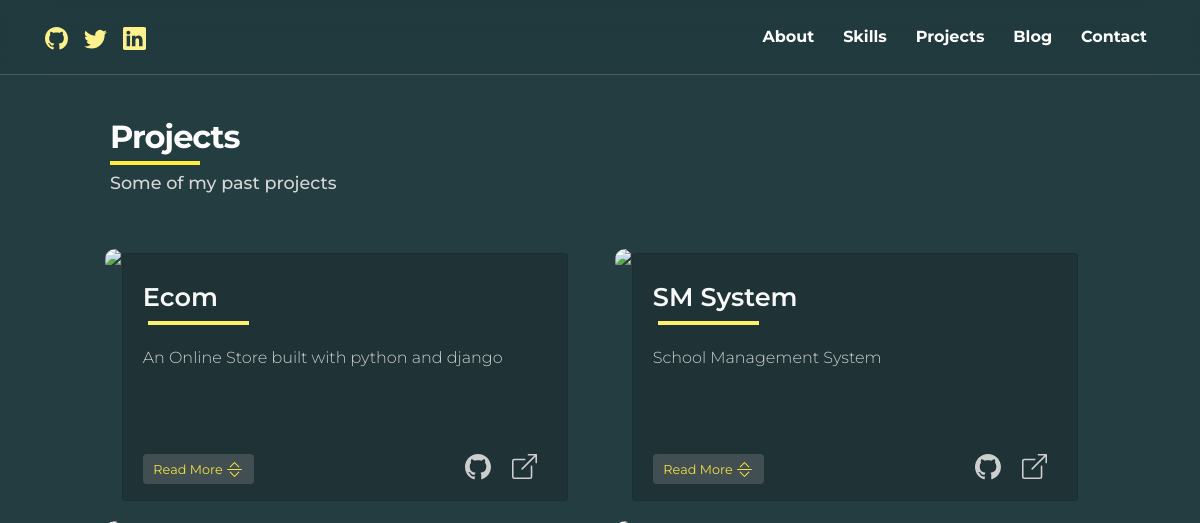
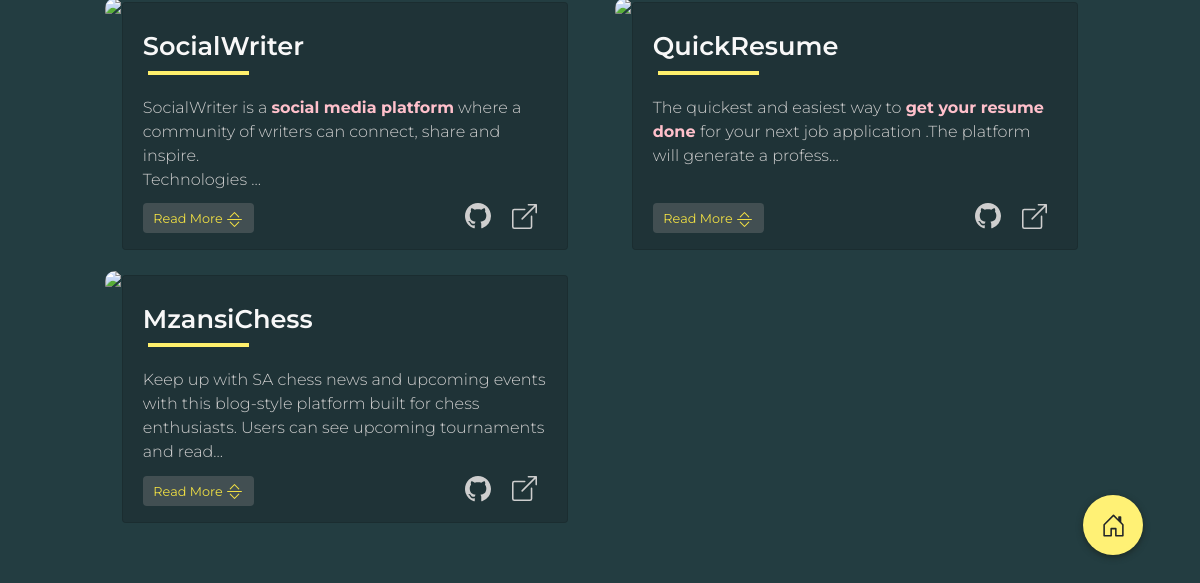
The app's page /projects/, older data (2 pictures, top to bottom).
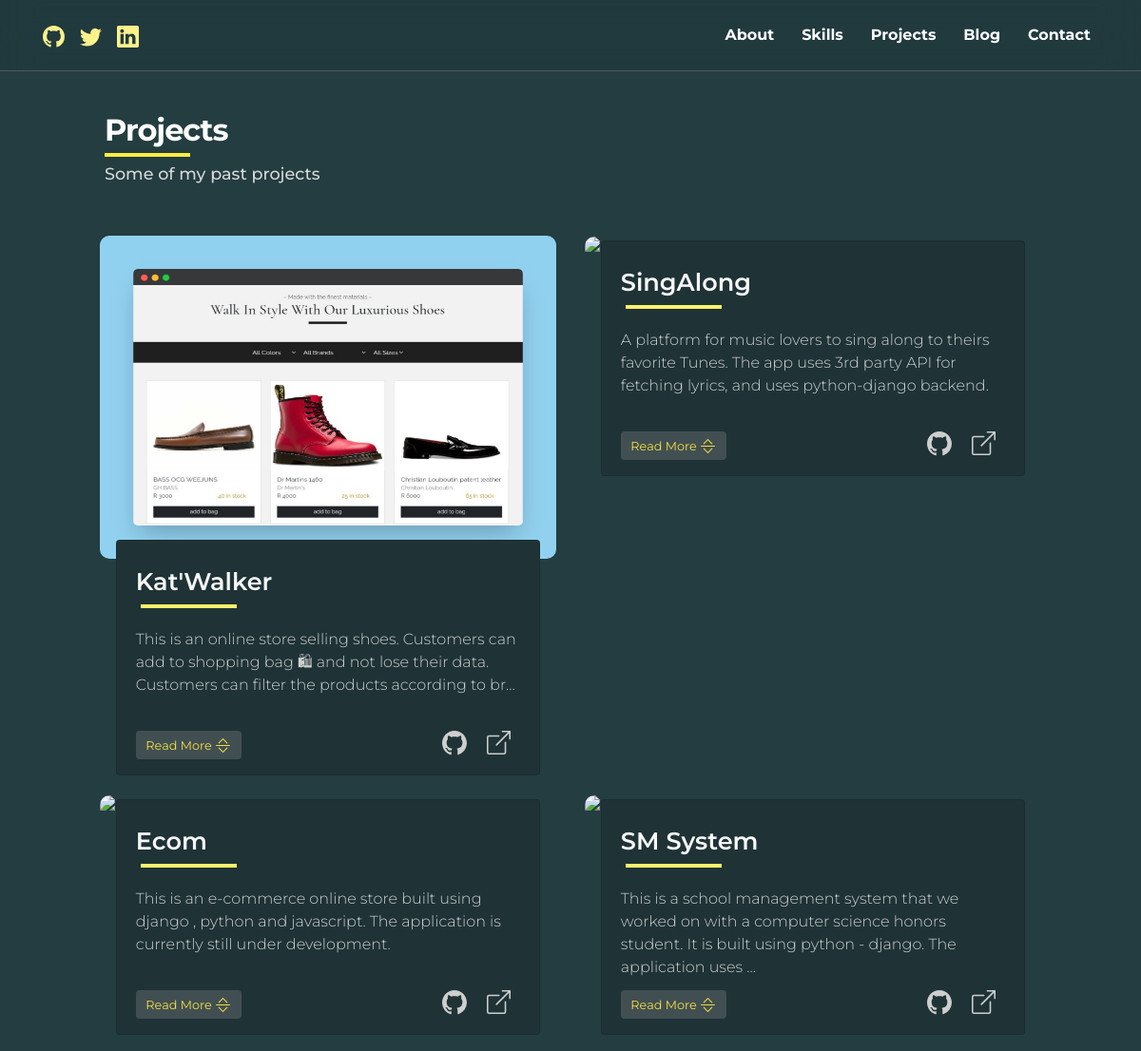
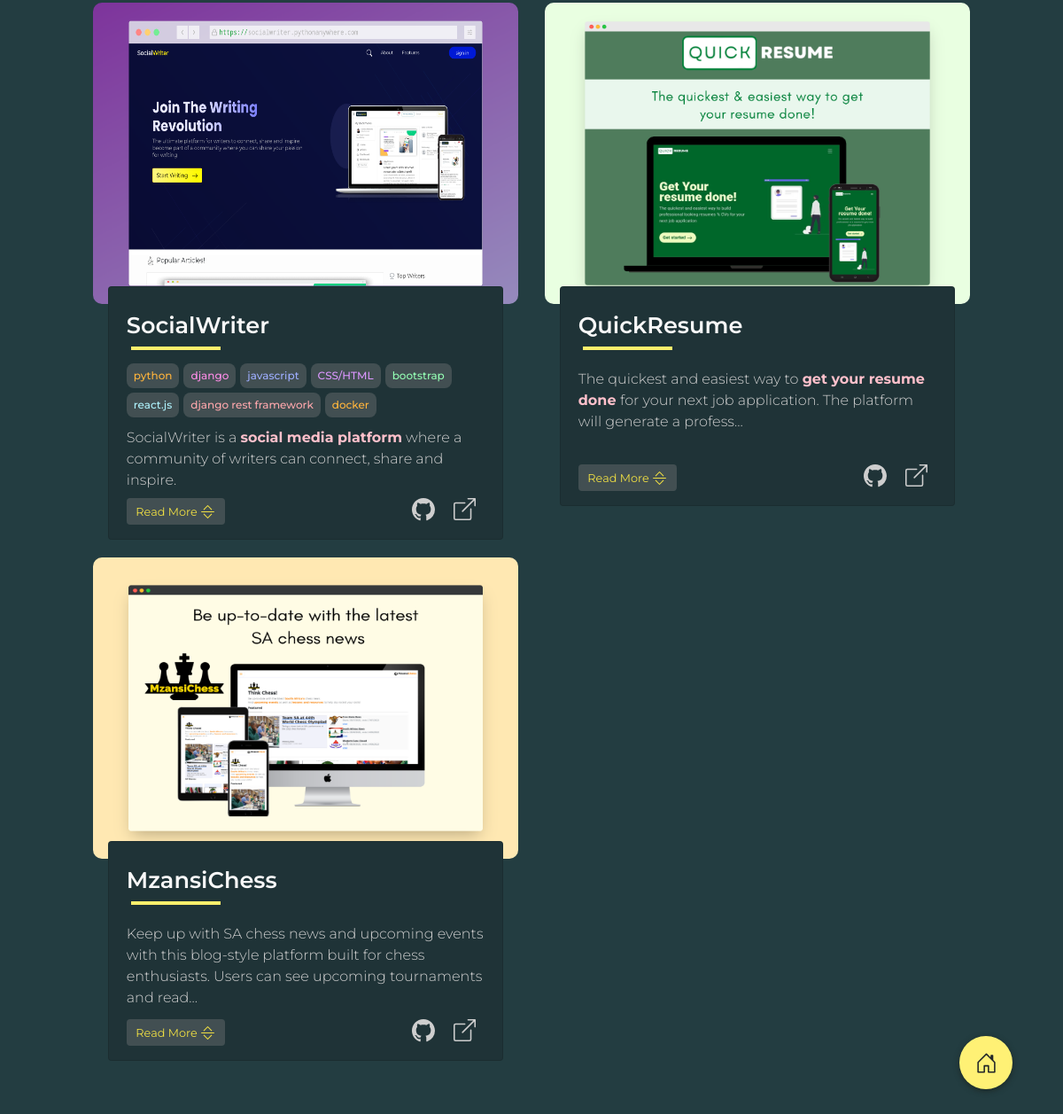
The same page, newer data (2 pictures, top to bottom).
### projects_app/models.py (models this page shows, shortened)
class Project(models.Model):
    title = models.CharField(max_length=100)
    description = models.TextField()
    thumbnail = models.ImageField(upload_to="project")
    tags = models.ManyToManyField(ProjectTag, null=True, blank=True)
    github = models.URLField(null=True , blank=True)
    live = models.URLField(null=True, blank=True)
    featured = models.BooleanField(default=False)
    demoUsername = models.CharField(max_length=250, null= True, blank= True )
    demoPassword = models.CharField(max_length=250, null= True, blank= True)
    ordering = models.IntegerField( unique = True , null= True , blank = True   )
    date_added = models.DateTimeField(auto_now_add=True, blank=True,null=True)

class ProjectTag(models.Model):
    name = models.CharField(max_length=250)

### projects_app/views.py (the view)
# urls.py: path('',views.all_projects,name="all_projects"),  # display all projects
def all_projects(request):
    projects = Project.objects.all().order_by("date_added")[::-1]
    context = {"projects":projects}
    return render(request,"projects_app/projects_list.html" ,context)

### projects_app/templates/projects_app/projects_list.html (shortened to what this page needs)
{% extends 'main_app/base.html' %}
{% load static %}
{% block content %}
<section class="project py-5" id="project">
    <div class="container-fluid project-container">
        <div>
            <h2 id="sections" style="margin-left: 5px; color: white; margin-top: 0cm; margin-bottom: 0cm">Projects</h2>
            <div style="width: 100px; overflow: hidden">
                <hr style="color: #ffec42; border: 2px #ffec42 solid; opacity: 1; margin: 5px" />
            </div>
            <p style="margin-left: 5px; color: rgb(215, 215, 215); margin-top: 0cm; margin-bottom: 3px; font-size: 1.1rem">Some of my past projects</p>
            <br /><br />
            <div class="row">
              {% for project in projects %}
              <div class="col-md-6">
                <div class="img-wrapper">
                  <img style="border-radius: 10px ;" src="{{project.thumbnail.url}}" class="img-fluid" alt="project image | cape town freelancer">
                </div>
                <div class="justify-content-center d-flex" style="position: relative;top: -20px;">
                  <div class="card"
                    style="width:93% !important; background-color: #1f3337 ; border-radius: 4px;">
                    <div style="min-height: 200px;overflow: hidden;"><br>
                      <a style="color:rgb(248, 248, 248);margin-left: 20px;margin-right: 20px;font-size: 1.6rem;font-weight: 600;"
                        href="{{project.live}}">
                        {{project.title}}
                      </a>
                      <div style="width:25%;overflow:hidden;margin-left: 20px;margin-bottom: 10px ; ">
                        <hr style="color: #ffef64 ;border: 2px #fff06c solid ; opacity: 1;margin:5px ">
                      </div>
                      <div class="d-flex tags" style="margin-left: 20px;margin-bottom: 6px; flex-wrap: wrap; ">
                        {% for tag in project.tags.all %}
                        <div style="margin:0" >
                          <div  style="background-color: #8b8b8b53 ; border-radius: 8px;margin-right: 5px;">
                            <p class="d-flex justify-content-center" style="margin-bottom: 5px;padding:5px 8px;font-size: 0.75rem; color: {% cycle '#ffb43c' '#ff8de8' '#9eaeff' '#dc97ff' '#94ffb4' '#b0f5ff' '#ffa8ad' %};">{{tag.name}}</p>
                          </div>
                        </div>
                      {% endfor %}
                    </div>
                      <p id="less-description{{project.id}}"
                        style="margin-left: 20px;margin-right: 20px;margin-bottom: 8px;color:rgb(206, 206, 206); font-size: 1rem;"
                        class="lead">
                        {{project.description|safe|truncatechars:"150"}}
                      </p>
                    </div>
                    <div class="d-flex" style="margin-top: 0cm;width: 100% !important;">
                      <button
                        id="more_btn{{project.id}}"
                        onclick="myFunction('{{project.id}}')"
                        style="margin-left: 20px;margin-bottom: 8px;width:152px;height: 30px; border-width: 1px !important; background-color: #8b8b8b53;border: none;color: #ffec42ec;"
                        class="btn-outline-warning expand_btn rounded">
                        <small> Read More </small>
                      </button>
                      <div class="d-flex justify-content-end" style="width: 100% !important; padding-bottom: 20px;">
                        <div class="col-1">
                          <div class="rounded-circle" style="background-color: #3c45ff17;">
                            <a style="color:#cecece" href="{{project.github}}">
                              <div type="button" data-bs-toggle="tooltip" data-bs-placement="top" data-bs-html="true"
                                title="View Code on <b>Github</b>">
                              </div>
                            </a>
                          </div>
                        </div>
                        <div class="col-1" style="margin-right:40px">
                          <div class="rounded-circle" style="background-color: rgba(186, 251, 182, 0.15);">
                            <a style="color: #cecece;font-weight:700;text-decoration: none;" href="{{project.live}}">
                              <div type="button" data-bs-toggle="tooltip" data-bs-placement="top" data-bs-html="true"
                                title="View Live Website ">
                              </div>
                            </a>
                          </div>
                        </div>
                      </div>
                    </div>
                  </div>
                </div>
              </div>
              {% endfor %}
            </div>
        </div>
    </div>
</section>
<footer style="height: 6rem; bottom: 0; position: fixed; width: 100%; margin-top: 2rem; ">
  <div style="width:93%" class="container-fluid">
      <div class="d-flex justify-content-end">
          <a style="color: #292929 !important;" href="{% url 'main_app:homePage' %}">
            <button style="height: 60px;width: 60px;background-color: #fff175;box-shadow: 0 2px 6px rgb(28, 40, 37);" class="btn rounded-circle" >
            </button>
          </a>
      </div>
  </div>
</footer>
{% endblock content %}

### main_app/templates/main_app/base.html (shortened to what this page needs)
<!DOCTYPE html>
<html lang="en">
    <head>
        {% load static %} {% load bootstrap5 %} {% bootstrap_css %} {% bootstrap_javascript %}
        <link rel="stylesheet" href="{% static 'css/bootstrap.min.css' %}" />
        <link rel="stylesheet" href="{% static 'css/main.css' %}" />
        <link rel="stylesheet" href="{% static 'css/highlight.css' %}" />
    </head>
    <nav class="navbar navbar-expand-lg fixed-top" style="height: 75px">
        <div class="container" style="width: 100%">
            <div class="navbar-brand" id="media-icons" style="display: flex">
                <a style="margin-right: 1rem" href="https://github.com/mokhelek">
                </a>
                <a style="margin-right: 1rem" href="https://twitter.com/Mokhele_k">
                </a>
                <a href="#">
                </a>
            </div>
            <div id="nav-menu" class="d-none d-lg-block">
                <div style="padding-left: 280px">
                    <ul class="navbar-nav me-auto mb-2 mb-lg-0">
                        <li class="nav-item">
                            <a style="color: white" class="nav-link" href="{% url 'main_app:homePage' %}#about">About </a>
                        </li>
                        <li class="nav-item">
                            <a style="color: white" class="nav-link" href="{% url 'main_app:homePage' %}#skills">Skills</a>
                        </li>
                        <li class="nav-item">
                            <a style="color: white" class="nav-link" href="{% url 'main_app:homePage' %}#project">Projects</a>
                        </li>
                        <li class="nav-item">
                            <a style="color: white" class="nav-link" href="{% url 'main_app:homePage' %}#blog">Blog</a>
                        </li>
                        <li class="nav-item">
                            <a style="color: white" class="nav-link" href="{% url 'main_app:homePage' %}#contact">Contact</a>
                        </li>
                    </ul>
                </div>
            </div>
        </div>
    </nav>
    {% block content %}{% endblock content %}
</html>

### static/css/main.css (style rules this page uses)
section { background-color: #233d41 !important; }
ul { margin: 0; padding: 0; }
ul li { list-style: none; }
a { font-weight: normal; text-decoration: none !important; transition: all 0.4s ease; }
h1, h2, h3, h4, h5, h6 { font-weight: bold; letter-spacing: -1px; }
h2 { color: #ffffff; font-size: 2.4em; font-weight: bold; }
p { color: #e8e8e8 ; }
h3, b, strong { font-weight: bold; }
.nav-link { font-weight: bold; font-size: 16px; overflow: hidden; }
@media (min-width: 767px) { h2 { font-size: 2em; } }
@media screen and (min-width: 900px) { .img-wrapper img { width: 100% ; height:350px; } }
@media screen and (min-width: 900px) { .project-container { width: 50% !important ; } }
@media screen and (min-width: 551px) { .img-wrapper img { width:100%; height: auto !important; } }
@media screen and (min-width: 551px) { .project-container { width:85% !important; } }
@media screen and (min-width: 767px) { .img-wrapper img { width: 100% ; height:250px !important; } }
@media screen and (min-width: 767px) { .project-container { width:100% !important; } }
@media screen and (min-width: 900px) { .img-wrapper img { width: 100% ; height:340px !important; } }
@media screen and (min-width: 900px) { .project-container { width: 85% !important ; } }

### main_app/templates/main_app/base.html (style rules this page uses)
#media-icons a { color: #fcf18b !important; }
.navbar { background-color: #1a2c2f23; backdrop-filter: blur(20px); -webkit-backdrop-filter: blur(10px); border-bottom: 1px rgba(128, 128, 128, 0.468) solid; }
#nav-menu { background-color: #16282b00; }
.nav-link { cursor: pointer; }

Row changes from the older to the newer data that the page shows:
added Project: thumbnail (picture), title "Kat'Walker", description "This is an online store selling shoes. Customers can add to shopping bag 🛍 and not lose their data. Customers can filter the products according to br…"
added Project: title "SingAlong", description "A platform for music lovers to sing along to theirs favorite Tunes. The app uses 3rd party API for fetching lyrics, and uses python-django backend."
changed Project "Ecom": description "An Online Store built with python and django" → "This is an e-commerce online store built using django , python and javascript. The application is currently still under development."
changed Project "SM System": description "School Management System" → "This is a school management system that we worked on with a computer science honors student. It is built using python - django. The application uses …"
changed Project "SocialWriter": thumbnail: picture added; description "SocialWriter is a social media platform where a community of writers can connect, share and inspire. Technologies …" → "SocialWriter is a social media platform where a community of writers can connect, share and inspire."
added ProjectTag: name "python", shown under Project "SocialWriter"
added ProjectTag: name "django", shown under Project "SocialWriter"
added ProjectTag: name "javascript", shown under Project "SocialWriter"
added ProjectTag: name "CSS/HTML", shown under Project "SocialWriter"
added ProjectTag: name "bootstrap", shown under Project "SocialWriter"
added ProjectTag: name "react.js", shown under Project "SocialWriter"
added ProjectTag: name "django rest framework", shown under Project "SocialWriter"
added ProjectTag: name "docker", shown under Project "SocialWriter"
changed Project "QuickResume": thumbnail: picture added; description "The quickest and easiest way to get your resume done for your next job application .The platform will generate a profess…" → "The quickest and easiest way to get your resume done for your next job application. The platform will generate a profess…"
changed Project "MzansiChess": thumbnail: picture added
